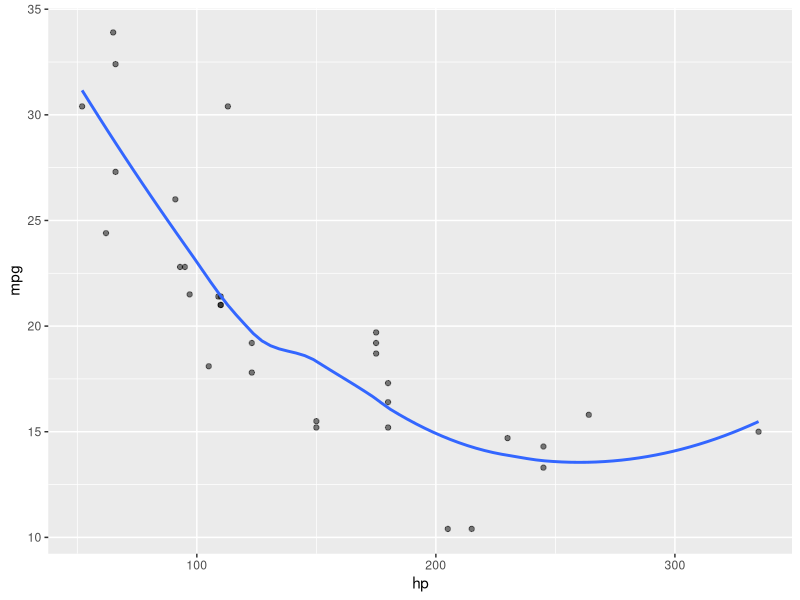

Write R code to recreate this figure.
# R Script – Simple R script template
# Copyright (c) [year] [fullname] · MIT License · https://choosealicense.com

library(tidyverse)


## Data analysis ----

# create scatter plot of horsepower and miles per gallon for cars data set
ggplot(datasets::mtcars, aes(x = hp, y = mpg)) +
  geom_point(alpha = 0.5) +
  geom_smooth(se = FALSE)
